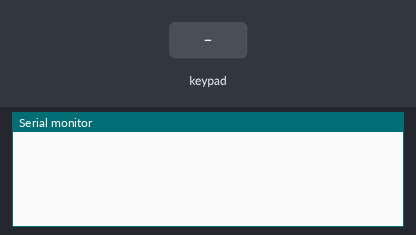
This sketch was run on a simulated Arduino Uno, built with avr-gcc and run on an emulated ATmega328P. Shown: the last lines printed to the serial monitor. Wiring (inferred from the names in the program): 4×4 keypad with keys 0 1 2 3 4 5 6 7 8 9 A B C D E F: rows pin 11, pin 10, pin 9, pin 8; columns pin 7, pin 6, pin 5, pin 4. Inputs (shaded band) come from the test bench.

Above: at 1.2 s.
1.3 s: key '0' pressed
At 2.3 s:
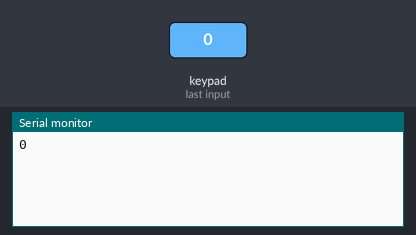
2.8 s: keypad keys 1 2 A pressed 0.4 s apart
At 6.0 s:
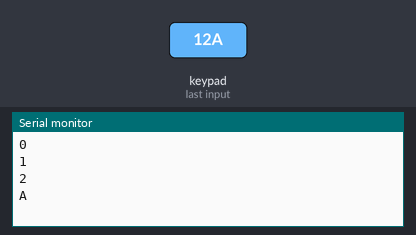
6.3 s: key 'B' pressed
At 7.3 s:
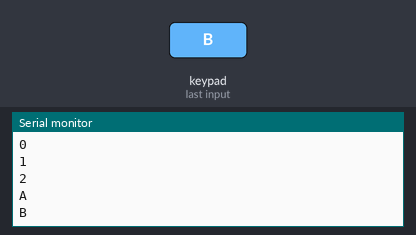
7.8 s: keypad keys 1 2 D pressed 0.4 s apart
At 11.0 s:
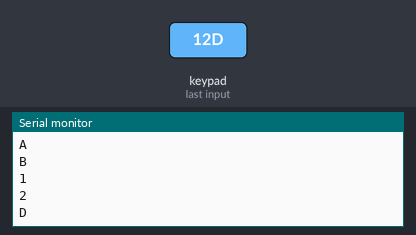
11.3 s: key 'C' pressed
At 12.3 s:
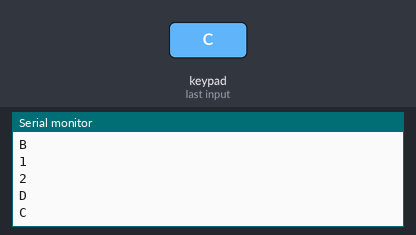
12.8 s: key 'E' pressed
At 13.4 s:
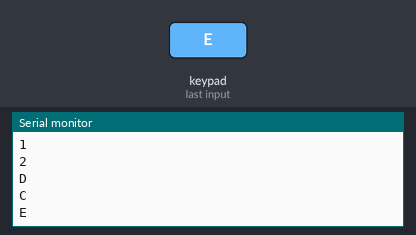
Timing chart, 0 to 15.3 s (numbered marks = the images above; inputs shaded):
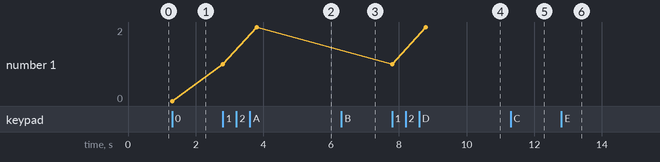

Measured:
- after the input at 1.3 s, the serial monitor: prints a new line at once (image 1)
- after the input at 2.8 s, the serial monitor: prints a new line at once (image 2)
- after the input at 6.3 s, the serial monitor: prints a new line at once (image 3)
- after the input at 7.8 s, the serial monitor: prints a new line at once (image 4)
- after the input at 11.3 s, the serial monitor: prints a new line at once (image 5)
- after the input at 12.8 s, the serial monitor: prints a new line at once (image 6)
- plotted number 1: 0 → 2 after the input at 2.8 s

The sketch:

exerc_4_5.ino
```cpp
/* ====================================
File name: exerc_4_5.ino
Date: 2021-02-18
Group nr 14
Members that contribute to the solutions: Krasen Parvanov, Chrysostomos Tsagkidis, Eemil Jeskanen
Member not present at demonstration time:
Demonstration code: 8336
====================================== */

/* --- Macros predefined for the compiler
DDRB  Data direction register B
PORTB Outport B
PINB  Inport B
DDRD  Data direction register D
PORTD Outport D
PIND  Inport D
HIGH ON-1
LOW OFF-0
*/

// Define section
#define NUMBER_OF_ROWS 4 // number of rows in the keypad
#define NUMBER_OF_COLUMNS 4 // number of columns in the keypad
#define DELAY_AFTER_PRESS 1000 // default delay after pressing a button
#define ENABLE_OUTPUT_REGISTER 0b00001111 // use to set the DDRB register as output
#define ENABLE_INPUT_REGISTER 0b00000000 // use to set the DDRD register as input
#define NOT_PRESSED 0 // used for checking if a key has not been pressed
#define BAUD_RATE 9600 // define baud rate for serial

/* ==================================== Main program section ====================================== */
/* This program is designed using Tinkercad(image of the circuit can be seen in file's folder) simulation for Arduino Uno.
 * The programme handles reading the keypad buttons the program prints out the pressed key number in the serial monitor and starts a 1s delay,
 * if no key is pressed nothing is printed out. The keypad is designed as a 4-4 Matrix with mapping the buttons as follows 0-9->A-F.
 * */

// Define constants
const unsigned char keypad[NUMBER_OF_ROWS][NUMBER_OF_COLUMNS] = { // keypad matrix to map the buttons in order 0-9->A-F
        {'0','1','2','3'},
        {'4','5','6','7'},
        {'8','9','A','B'},
        {'C','D','E','F'}
};
const unsigned int columns[NUMBER_OF_COLUMNS] = {7, 6, 5, 4}; // define the column's pins numbers
const unsigned int rows[NUMBER_OF_ROWS] = {11, 10, 9, 8}; // define the row's pins numbers

// Global variables
unsigned char input; // store the pressed button value

// Set-up section
void setup()
{
    Serial.begin(BAUD_RATE); // start and configure the serial monitor with baud rate
    DDRD = ENABLE_INPUT_REGISTER; // setting the data direction register for port D to input
    DDRB = ENABLE_OUTPUT_REGISTER; // setting the last for bits(pins) of data direction register for port B to output(1s)
    PORTB = ENABLE_OUTPUT_REGISTER; // set the first 4 rows to HIGH by writing 1s to the corresponding PINs on PORTB outport
}

// Main Loop
void loop()
{
    input = checkForKeypadInput(); // continuously call method to see if a keypad button has been pressed and save the value in input
    if(input != NOT_PRESSED){ // check if button has not been pressed
        Serial.println((char) input); // if pressed print the pressed character
        delay(DELAY_AFTER_PRESS); // delay after pressing
    }
}

// Function to check which keypad button is pressed and return it if any
unsigned char checkForKeypadInput()
{
    unsigned char pressedKey = NOT_PRESSED; // used to store the found charectred set by default to Not-pressed
    unsigned int i,j; // indexes for the loop iterations
    for(i = 0; i < NUMBER_OF_ROWS; i++){ // start a loop to iterate over the rows
        digitalWrite(rows[i], LOW); // set the current row to LOW (deactivate) for validation
        for(j = 0; j < NUMBER_OF_COLUMNS; j++){ // start iterating over the columns for the current row
            if(digitalRead(columns[j]) == LOW){ // check if the column is LOW, when LOW the button that connects row and column is pressed (because of the PULL-UP resistor)
                pressedKey = keypad[i][j]; // key is found and save the value from the matrix in the variable
            }
        }
        digitalWrite(rows[i], HIGH); // set back the current row to HIGH (activate)
    }
    return pressedKey; // return the key value if found
}
```
